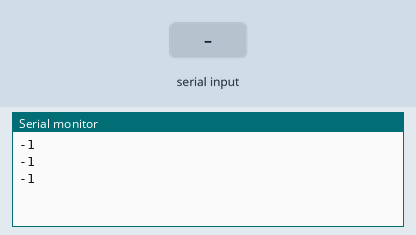
This sketch was run on a simulated Arduino Uno, built with avr-gcc and run on an emulated ATmega328P. Shown: the last lines printed to the serial monitor. The test bench sets the inputs (shaded band).

Above: at 1.2 s.
1.3 s: byte 30 received over Serial
At 1.9 s:
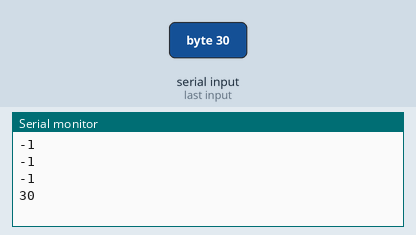
2.8 s: byte 90 received over Serial
At 3.4 s:
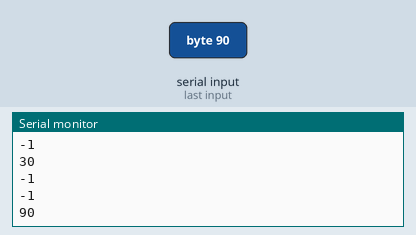
4.3 s: byte 120 received over Serial
At 4.9 s:
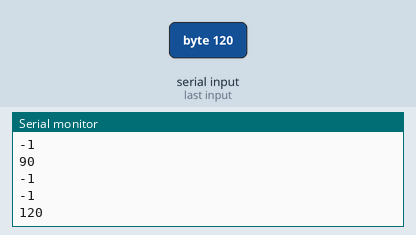
Timing chart, 0 to 7.3 s (numbered marks = the images above; inputs shaded):
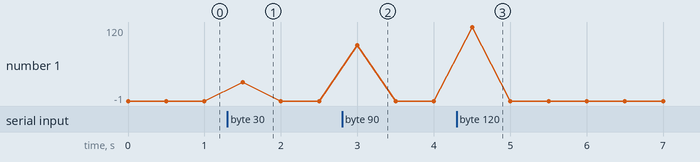

Measured:
- after the input at 1.3 s, the serial monitor: prints a new line after 0.20 s (image 1)
- after the input at 2.8 s, the serial monitor: prints a new line after 0.20 s (image 2)
- after the input at 4.3 s, the serial monitor: prints a new line after 0.20 s (image 3)

The sketch:

try2.ino
```cpp
void setup() {
Serial.begin(9600);
 }

void loop() {

      int data= Serial.read(); // reading the data received from the bluetooth module

      Serial.println(data);

  delay(500);
}
```
